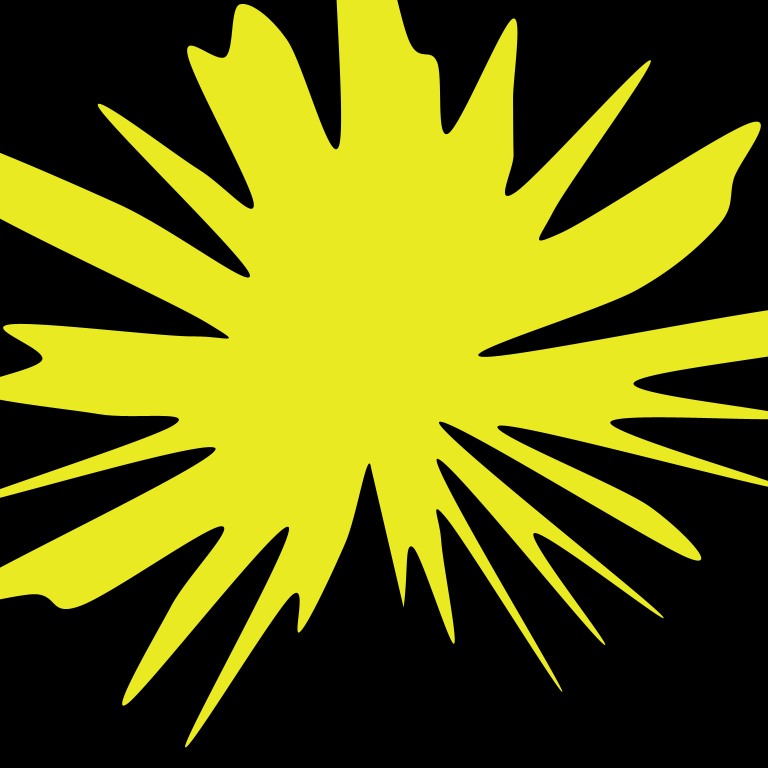
Frame 1 (no input)
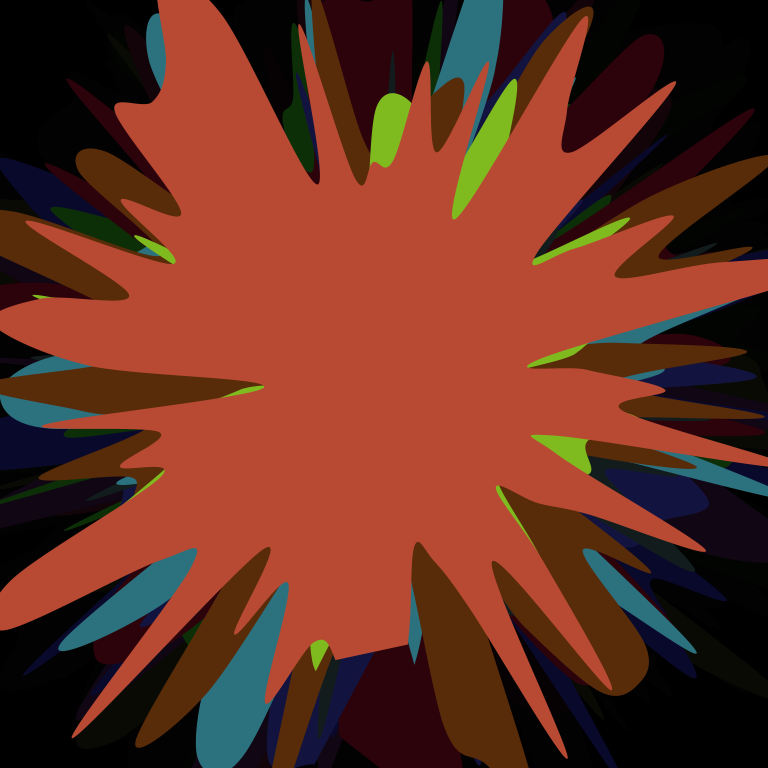
Frame 60 (the mouse pressed at the canvas centre just before this capture)
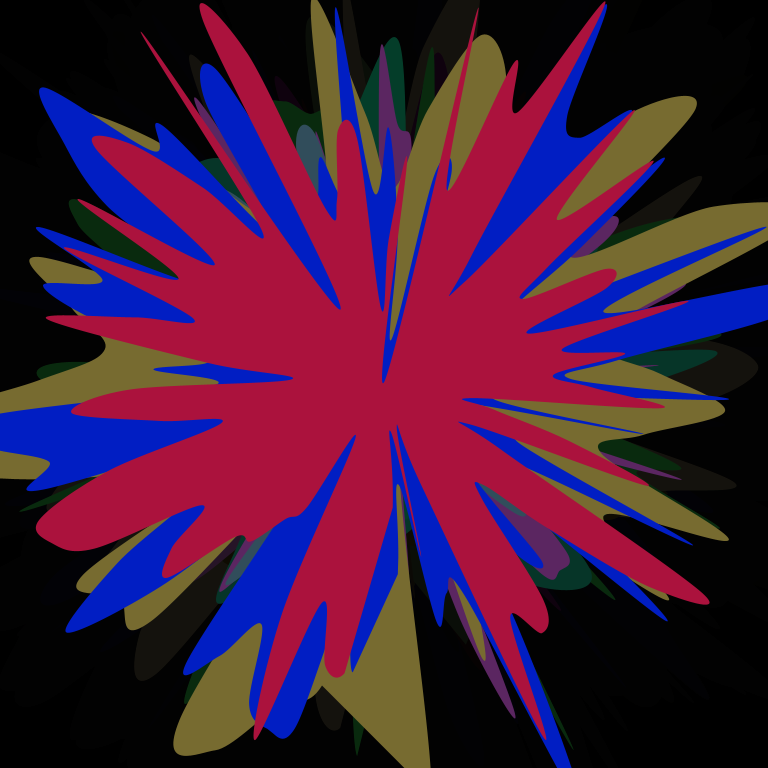
Frame 120 (the mouse held since frame 60 and released just before this capture)

The Processing sketch that drew these frames (run headless with seeded random() and noise(); from frame 60 on, the mouse is pressed at the canvas centre):

// Processing sketch: paint_splatter
// ── paint_splatter.pde
void setup() {
  size(768, 768);
  background(0);
  noFill();
  strokeWeight(5);
}

void draw() 
{
  delay(250);
  fill(0, 0, 0, 50);
  noStroke();
  rect(0,0,width,height); 
  translate(width/2, height/2);
  Ring ring_obj = new Ring();
  ring_obj.display();
}

class Ring {
  
  float ang, rad, x, y, n, minRad, maxRad;
  
  Ring() {
    n = random(20, 100);
    minRad = random(5, 50);
    maxRad = random(350, 700);
  }
  
  void display() {
    beginShape();
    for (int j = 0; j < n; j++) {
      fill(random(0,255), random(0, 255), random(0, 255));
      float ang = map(j, 0, n, 0, TWO_PI);
      float rad = map(noise(j * random(-10, 10)), 0.1, 1, minRad, maxRad);
      float x = rad * sin(ang);
      float y = rad * cos(ang);
      curveVertex(x, y);
    }
    endShape(CLOSE);
  }
}
